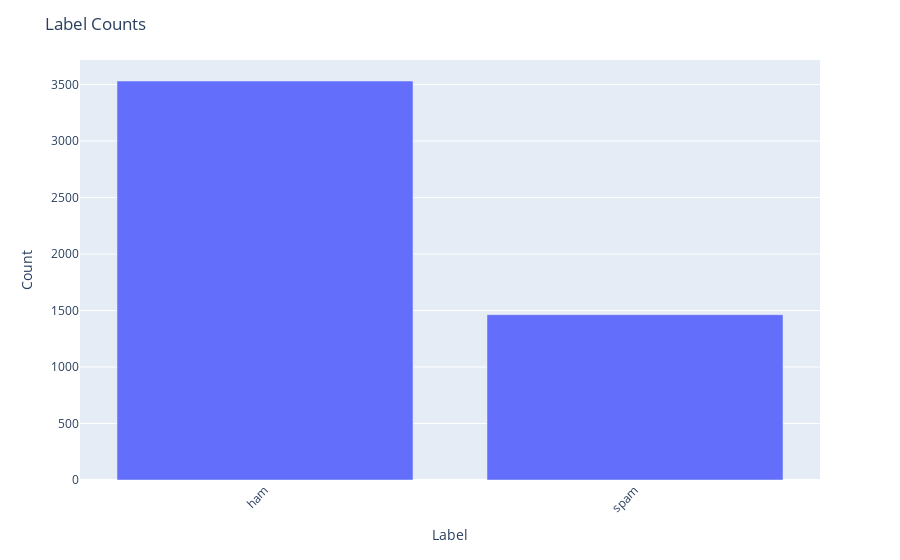

The cell this chart's notebook holds for it:
### Code cell
import plotly.express as px

# group the dataframe by label and count the number of occurrences
spam_grouped = spamdf.groupby(by=['label']).count().sort_values(by=['text'], ascending=False).reset_index()
spam_grouped = spam_grouped.rename(columns={'text':'count'})

# create a bar chart using Plotly Express
fig = px.bar(spam_grouped, x='label', y='count')

# customize the chart layout and labels
fig.update_layout(title='Label Counts',
                  xaxis_title='Label',
                  yaxis_title='Count',
                  xaxis_tickangle=-45)

# display the chart
fig.show()

### Figure 1 — Plotly figure (JSON) as saved in the notebook; plotly's stock layout.template omitted (floating-point values rounded to 4 significant figures)
{"data": [{"alignmentgroup": "True", "hovertemplate": "label=%{x}<br>count=%{y}<extra></extra>", "legendgroup": "", "marker": {"color": "#636efa", "pattern": {"shape": ""}}, "name": "", "offsetgroup": "", "orientation": "v", "showlegend": false, "textposition": "auto", "type": "bar", "x": ["ham", "spam"], "xaxis": "x", "y": [3531, 1463], "yaxis": "y"}], "layout": {"barmode": "relative", "legend": {"tracegroupgap": 0}, "margin": {"t": 60}, "title": {"text": "Label Counts"}, "xaxis": {"anchor": "y", "domain": [0, 1], "tickangle": -45, "title": {"text": "Label"}}, "yaxis": {"anchor": "x", "domain": [0, 1], "title": {"text": "Count"}}}}
